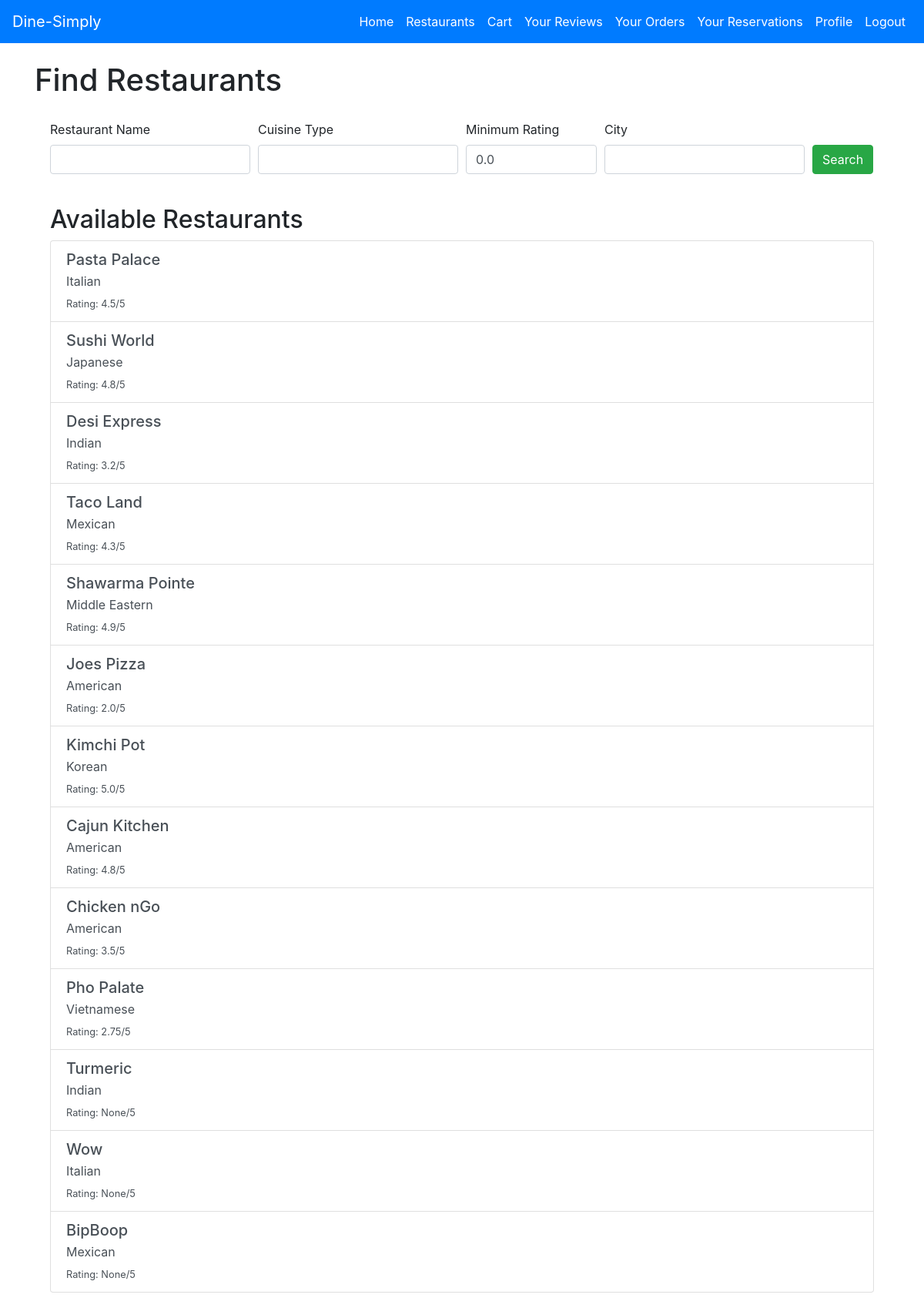
Before: /restaurants (signed in) with the older database file.
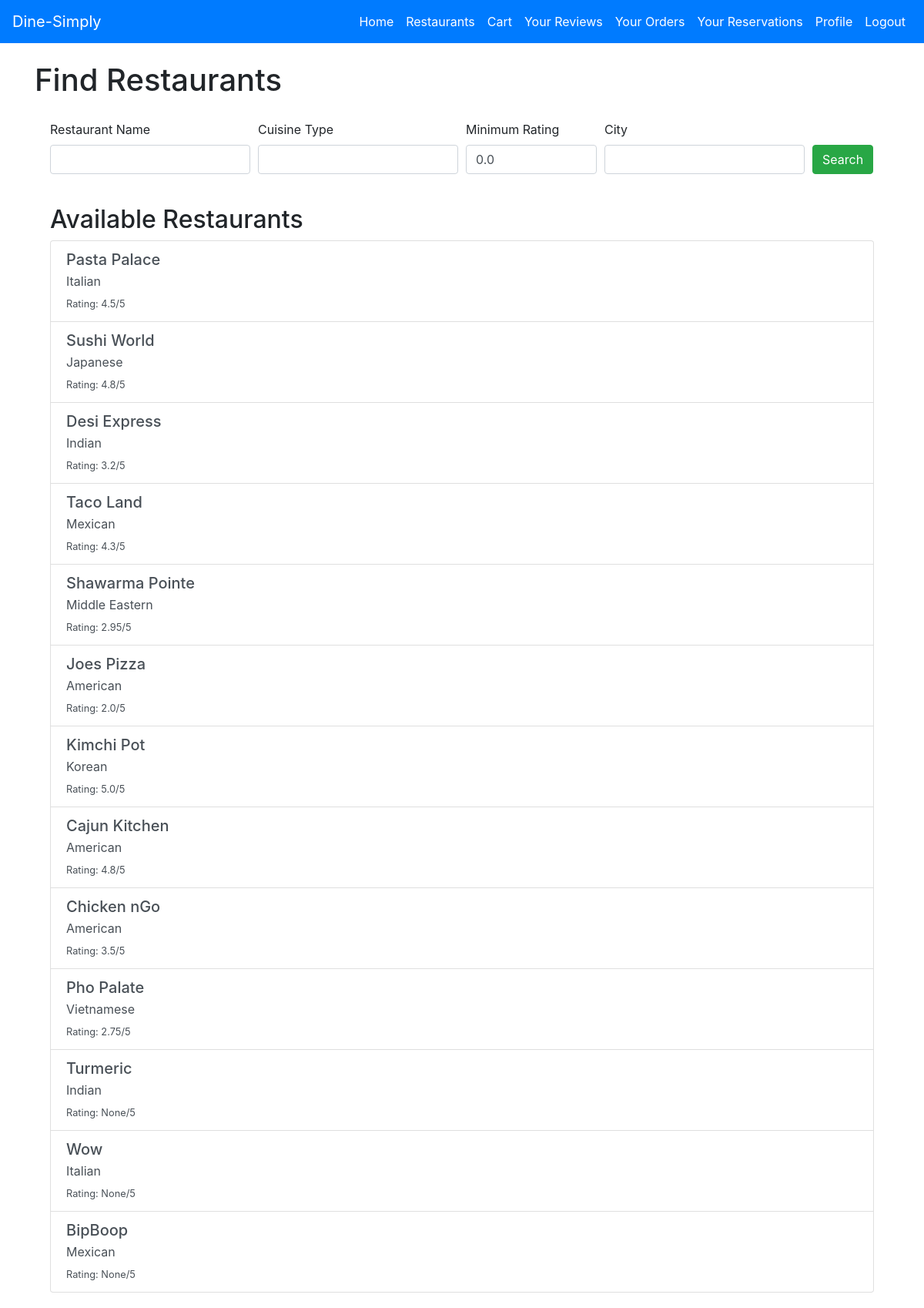
After: the same page with the newer database file.
### tables this page shows
CREATE TABLE "Restaurant" (
    RestaurantID INTEGER PRIMARY KEY AUTOINCREMENT,
    Name VARCHAR(100) NOT NULL,
    Address VARCHAR(255),
    City VARCHAR(100),
    State VARCHAR(50),
    ZipCode VARCHAR(10),
    Website VARCHAR(255),
    Rating DOUBLE,
    CuisineType VARCHAR(50),
    Longitude DOUBLE,
    Latitude DOUBLE,
    NumberOfTables INT,
    MaxPeoplePerTable INT
);

### app.py (the view)
@app.route('/restaurants', methods=['GET', 'POST'])
@login_required
def restaurants():
    form = SearchForm()
    restaurants = []
    if form.validate_on_submit():
        name = form.name.data
        cuisine = form.cuisine_type.data
        rating = form.min_rating.data
        city = form.city.data
        query = 'SELECT * FROM Restaurant WHERE 1=1'
        params = []
        if name:
            query += ' AND Name LIKE ?'
            params.append(f"%{name}%")
        if cuisine:
            query += ' AND CuisineType LIKE ?'
            params.append(f"%{cuisine}%")
        if rating:
            query += ' AND Rating >= ?'
            params.append(float(rating))
        if city:
            query += ' AND City LIKE ?'
            params.append(f"%{city}%")
        conn = get_db_connection()
        restaurants = conn.execute(query, params).fetchall()
        conn.close()
    else:
        conn = get_db_connection()
        restaurants = conn.execute('SELECT * FROM Restaurant').fetchall()
        conn.close()
    return render_template('restaurants.html', restaurants=restaurants, form=form)

### forms.py
class SearchForm(FlaskForm):
    name = StringField('Restaurant Name', validators=[Length(max=100)])
    cuisine_type = StringField('Cuisine Type', validators=[Length(max=50)])
    min_rating = DecimalField(
        'Minimum Rating',
        validators=[Optional(), NumberRange(min=0, max=5)],
        places=1,
        default=0,
    )
    city = StringField('City', validators=[Length(max=100)])  # Added 'city' field
    submit = SubmitField('Search')

### app.py (called while the page is built)
def get_db_connection():
    conn = sqlite3.connect(db_path)
    conn.row_factory = sqlite3.Row
    return conn

@login_manager.user_loader
def load_user(user_id):
    return User.get(user_id)

    @staticmethod
    def get(user_id):
        conn = get_db_connection()
        user = conn.execute('SELECT * FROM User WHERE UserID = ?', (user_id,)).fetchone()
        conn.close()
        if user:
            return User(*user)
        return None

### templates/restaurants.html (shortened to what this page needs)
<!DOCTYPE html>
<html lang="en">
<head>
    <link rel="stylesheet" href="https://stackpath.bootstrapcdn.com/bootstrap/4.5.0/css/bootstrap.min.css">
</head>
<body>
    {% include 'navbar_customer.html' %}
    <div class="container mt-4">
        <h1>Find Restaurants</h1>
        <div class="card-body">
            <form method="POST" action="{{ url_for('restaurants') }}" class="mb-4">
                <div class="form-row">
                    <div class="form-group col-md-3">
                        {{ form.name.label(class="form-label") }}
                        {{ form.name(class="form-control") }}
                    </div>
                    <div class="form-group col-md-3">
                        {{ form.cuisine_type.label(class="form-label") }}
                        {{ form.cuisine_type(class="form-control") }}
                    </div>
                    <div class="form-group col-md-2">
                        {{ form.min_rating.label(class="form-label") }}
                        {{ form.min_rating(class="form-control") }}
                    </div>
                    <div class="form-group col-md-3">
                        {{ form.city.label(class="form-label") }}
                        {{ form.city(class="form-control") }}
                    </div>
                    <div class="form-group col-md-1 align-self-end">
                        {{ form.submit(class="btn btn-success") }}
                    </div>
                </div>
            </form>
            <h2>Available Restaurants</h2>
            {% if restaurants %}
                <div class="list-group">
                    {% for restaurant in restaurants %}
                        <a href="{{ url_for('restaurant_detail', restaurant_id=restaurant.RestaurantID) }}" class="list-group-item list-group-item-action">
                            <h5 class="mb-1">{{ restaurant.Name }}</h5>
                            <p class="mb-1">{{ restaurant.CuisineType }}</p>
                            <small>Rating: {{ restaurant.Rating }}/5</small>
                        </a>
                    {% endfor %}
                </div>
            {% else %}
                <p>No restaurants found matching your criteria.</p>
            {% endif %}
        </div>
    </div>
</body>
</html>

Changed rows visible on the page:
changed Restaurant "Shawarma Pointe": Rating "4.9" → "2.95"
